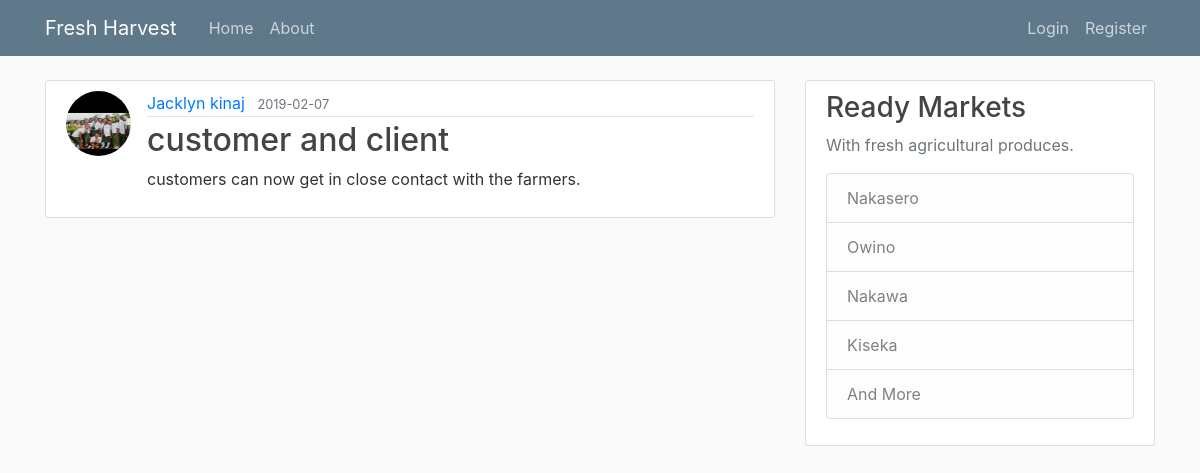
The page /post/2 on the database as committed earlier.
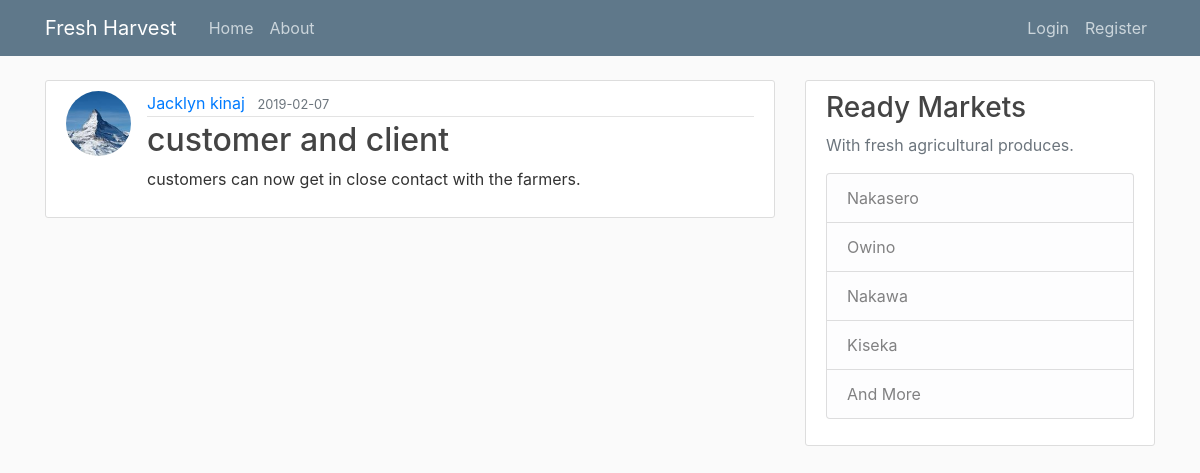
The same page on the database as committed later.
### flaskblog/models.py (models this page shows, shortened)
class User(db.Model, UserMixin):
    id = db.Column(db.Integer, primary_key=True)
    username = db.Column(db.String(20), unique=True, nullable=False)
    email = db.Column(db.String(120), unique=True, nullable=False)
    image_file = db.Column(db.String(20), nullable=False, default='default.jpg')
    password = db.Column(db.String(60), nullable=False)
    posts = db.relationship('Post', backref='author', lazy=True)

### flaskblog/routes.py (the view)
@app.route("/post/<int:post_id>")
def post(post_id):
    post = Post.query.get_or_404(post_id)
    return render_template('post.html', title=post.title, post=post)

### flaskblog/templates/post.html (shortened to what this page needs)
{% extends "layout.html" %}
{% block content %}
  <article class="media content-section">
    <img class="rounded-circle article-img" src="{{ url_for('static', filename='profile_pics/' + post.author.image_file) }}">
    <div class="media-body">
      <div class="article-metadata">
        <a class="mr-2" href="{{ url_for('user_posts', username=post.author.username) }}">{{ post.author.username }}</a>
        <small class="text-muted">{{ post.date_posted.strftime('%Y-%m-%d') }}</small>
      </div>
      <h2 class="article-title">{{ post.title }}</h2>
      <p class="article-content">{{ post.content }}</p>
    </div>
  </article>
{% endblock content %}

Rows that differ between the two databases and show on the page:
changed User "Jacklyn kinaj": image_file: a different picture
